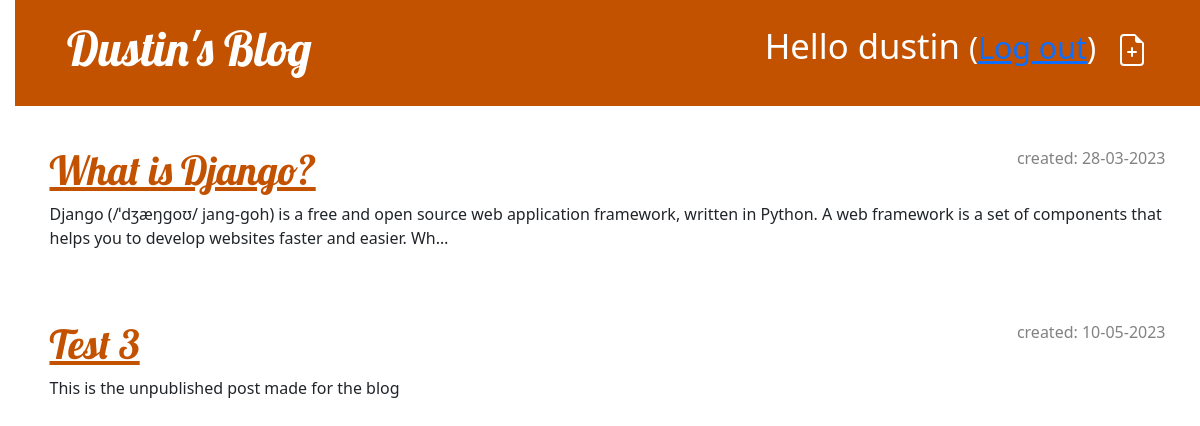
Page /drafts/ (signed in) on the committed database.
### blog/models.py (models this page shows, shortened)
class Post(models.Model):
    author = models.ForeignKey(settings.AUTH_USER_MODEL, on_delete=models.CASCADE)
    title = models.CharField(max_length=200)
    text = models.TextField()
    created_date = models.DateTimeField(default=timezone.now)
    published_date = models.DateTimeField(blank=True, null=True)

### blog/views.py (the view)
# urls.py: path('drafts/', views.post_draft_list, name='post_draft_list'),
def post_draft_list(request):
    posts = Post.objects.filter(published_date__isnull=True).order_by('created_date')
    return render(request, 'blog/post_draft_list.html', {'posts': posts})

### blog/templates/blog/post_draft_list.html
{% extends 'blog/base.html' %}
{% block content %}
    {% for post in posts %}
        <div class="post">
            <p class="date">created: {{ post.created_date|date:'d-m-Y' }}</p>
            <h1><a href="{% url 'post_detail' pk=post.pk %}">{{ post.title }}</a></h1>
            <p>{{ post.text|truncatechars:200 }}</p>
        </div>
    {% endfor %}
{% endblock %}

### blog/templates/blog/base.html (shortened to what this page needs)
{% load static %}
<!DOCTYPE html>
<html>
    <head>
        <link rel="stylesheet" href="https://cdn.jsdelivr.net/npm/bootstrap@5.1.3/dist/css/bootstrap.min.css">
        <link rel="stylesheet" href="{% static 'css/blog.css' %}">
    </head>
    <body>
        <header class="page-header">
            <div class="container">
                {% if user.is_authenticated %}
                    <a href="{% url 'post_new' %}" class="top-menu">
                    </a>
                    <p class="top-menu">Hello {{ user.username }} <small>(<a href="{% url 'logout' %}">Log out</a>)</small></p>
                {% else %}
                    <a href="{% url 'login' %}" class="top-menu">Login</a>
                {% endif %}
                <h1><a href="/">Dustin's Blog</a></h1>
            </div>
          </header>
          <main class="container">
              <div class="row">
                  <div class="col">
                    {% block content %}
                    {% endblock %}
                  </div>
              </div>
          </main>
    </body>
</html>

### blog/static/css/blog.css (style rules this page uses)
h1 a, h2 a { color: #C25100; font-family: 'Lobster'; }
body { padding-left: 15px; }
.page-header { background-color: #C25100; margin-top: 0; margin-bottom: 40px; padding: 20px 20px 20px 40px; }
.page-header h1, .page-header h1 a, .page-header h1 a:visited, .page-header h1 a:active { color: #ffffff; font-size: 36pt; text-decoration: none; }
h1, h2, h3, h4 { font-family: 'Lobster', cursive; }
.date { color: #828282; }
.top-menu, .top-menu:hover, .top-menu:visited { color: #ffffff; float: right; font-size: 26pt; margin-right: 20px; }
.post { margin-bottom: 70px; }
.post > .date, .post > .actions { float: right; }

### rows in the picture
Post: created_date "28-03-2023", title "What is Django?", text "Django (/ˈdʒæŋɡoʊ/ jang-goh) is a free and open source web application framework, written in Python. A web framework is a set of components that helps you to develop websites faster and easier. Wh…"
Post: created_date "10-05-2023", title "Test 3", text "This is the unpublished post made for the blog"

### other values in the picture
{{ user.username }} "dustin"
